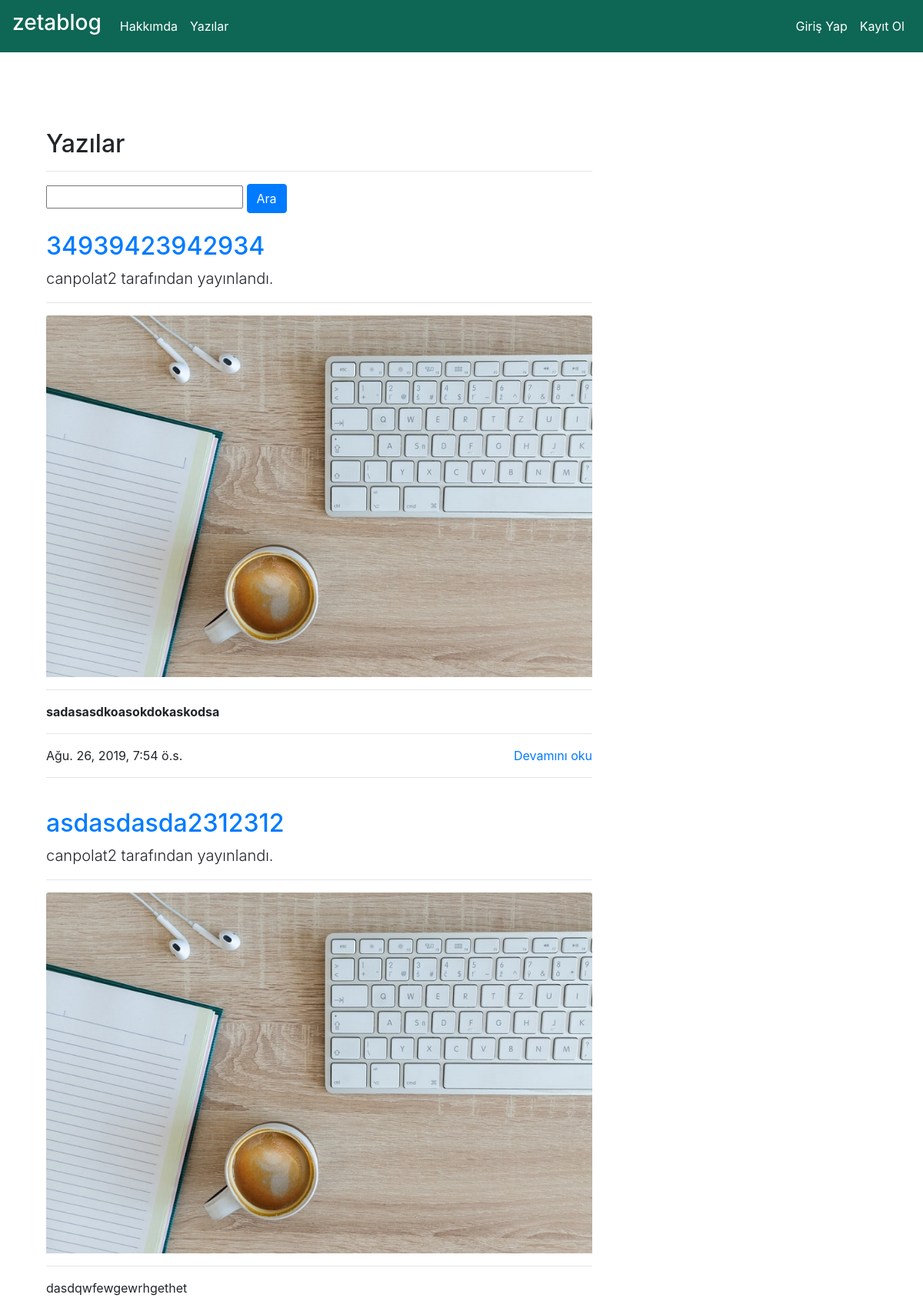
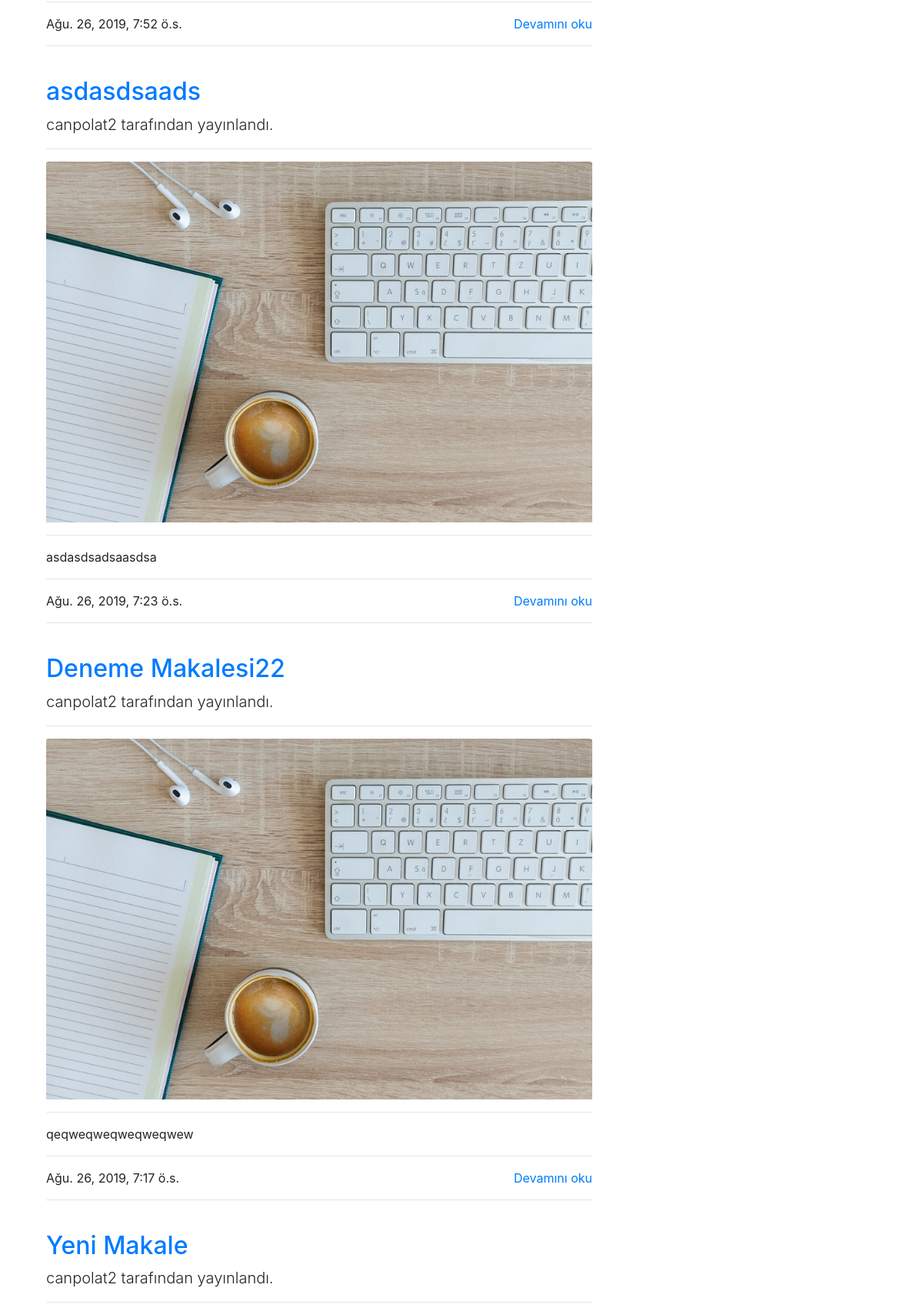
The app's page /articles/ (upper part) with its own data (2 pictures, top to bottom).
### article/models.py (models this page shows, shortened)
class Article(models.Model):
    author=models.ForeignKey("auth.User",on_delete=models.CASCADE,verbose_name="Yazar")
    title=models.CharField(max_length=50,verbose_name="Topic")
    content = RichTextField()
    created_date=models.DateTimeField(auto_now_add=True,verbose_name="Oluşturulma Tarihi")
    article_image=models.FileField(blank=True,null=True,verbose_name="Yazıya Fotoğraf Ekleyin")
    class Meta:
        ordering = ['-created_date']

### article/views.py (the view)
# urls.py: path('',views.articles,name="articles"),
def articles(request):
    keyword=request.GET.get("keyword")
    if keyword:
        articles=Article.objects.filter(title__contains=keyword)
        return render(request,"articles.html",{"articles":articles})
    articles=Article.objects.all()
    return render(request,"articles.html",{"articles":articles})

### templates/articles.html (shortened to what this page needs)
{% extends "layout.html" %}
{% block body %}
<div class="col-lg-8">
<h2>Yazılar</h2>
<hr>
</div>
<div class="col-lg-10" >
    <form>
        <input type="text" name="keyword" class="input-sm" maxlength="64" placeholder="">
        <button type="submit" class="btn btn-primary btn-md">Ara</button>
    </form>
</div>
{% if articles %}
{% for article in articles %}
<div class="container">
        <div class="row">
          <div class="col-lg-8">
             <a href="{% url 'article:detail' article.id %}"><h2 class="mt-4">{{article.title}}</h2></a>
            <p class="lead">
              {{article.author.username}} tarafından yayınlandı.
            </p>
            <hr>
            {% if article.article_image %}
              <a href="{% url 'article:detail' article.id %}"><img class="img-fluid rounded" src="{{article.article_image.url}}" alt=""></a>
            {% else %}
              <a href="{% url 'article:detail' article.id %}"><img class="card-img-top img-fluid" src="/media/wblog2.jpg" alt=""></a>
            {% endif %}
            <hr>
            <p class="lead">
                {{article.content|safe|truncatewords:30}}
            </p>
            <hr>
            <a style="float:right;" href="{% url 'article:detail' article.id %}" >Devamını oku</a>
             <p>{{article.created_date}}</p>
             <hr>
            </div>
          </div>
        </div>
{% endfor %}
{% else %}
<div class="col-md-6 offset-mr-3">
<div class="alert alert-danger">
    Yazı bulunamadı.
</div>
</div>
{% endif %}
{% endblock body %}

### records on screen
Article: title "34939423942934", author.username "canpolat2", content "sadasasdkoasokdokaskodsa", created_date "Ağu. 26, 2019, 7:54 ö.s."
Article: title "asdasdasda2312312", author.username "canpolat2", content "dasdqwfewgewrhgethet", created_date "Ağu. 26, 2019, 7:52 ö.s."
Article: title "asdasdsaads", author.username "canpolat2", content "asdasdsadsaasdsa", created_date "Ağu. 26, 2019, 7:23 ö.s."
Article: title "Deneme Makalesi22", author.username "canpolat2", content "qeqweqweqweqweqwew", created_date "Ağu. 26, 2019, 7:17 ö.s."
Article: title "Yeni Makale", author.username "canpolat2"
